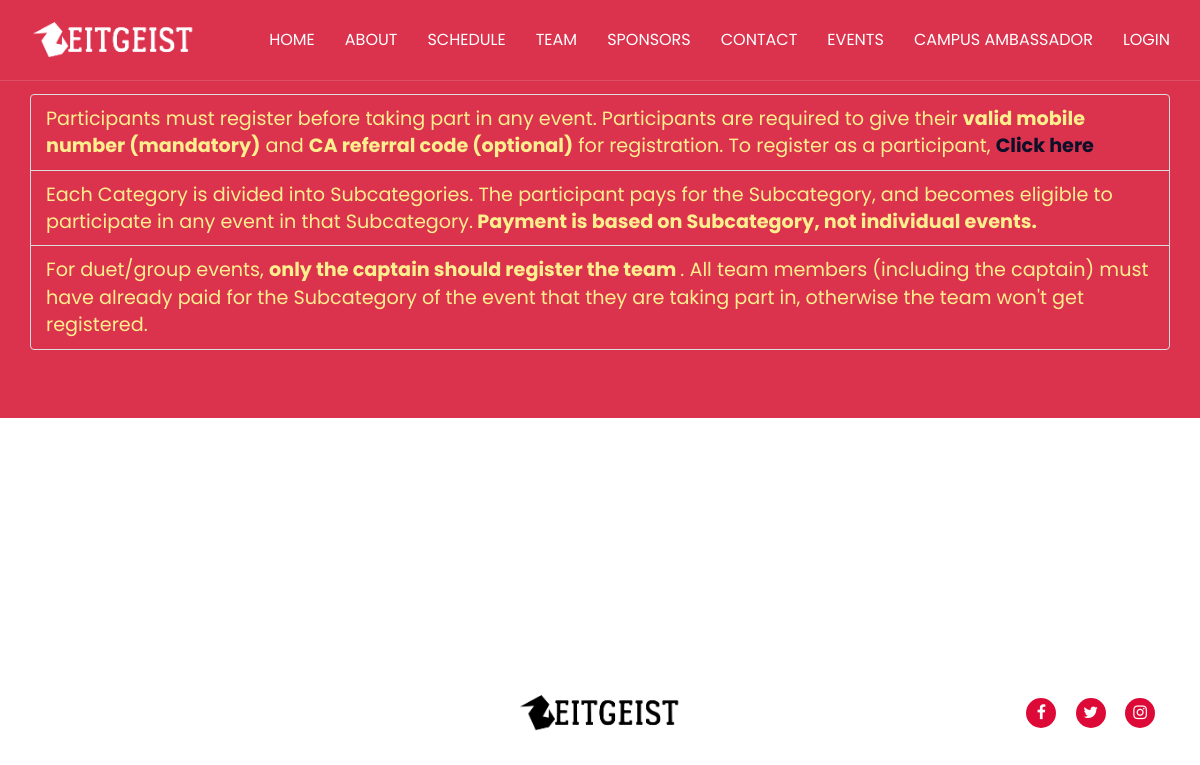
/events/, run on an earlier commit of the app's database.
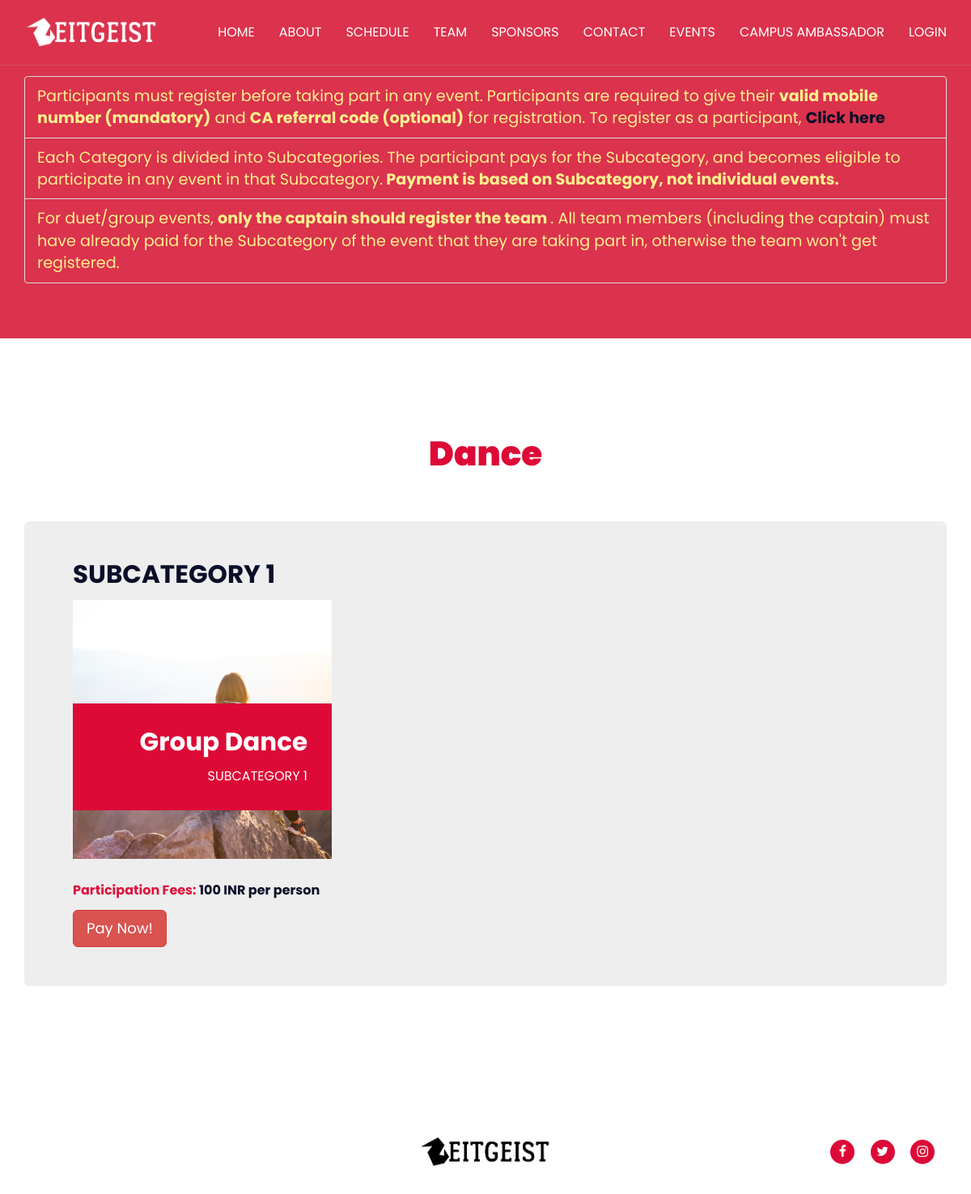
And on a later commit of the database.
### main_page/models.py (models this page shows, shortened)
class Category(models.Model):
    CATEGORY_CHOICES = [
        ('Dance', 'Dance'),
        ('Dramatics', 'Dramatics'),
        ('Fine Arts', 'Fine Arts'),
        ('Gaming', 'Gaming'),
        ('Life Style', 'Life Style'),
        ('Literary', 'Literary'),
        ('Music', 'Music'),
        ('Photography', 'Photography'),
        ('Quizzing', 'Quizzing'),
        ('Video Making', 'Video Making'),
    ]
    name = models.CharField(
        max_length=20,
        choices=CATEGORY_CHOICES,
        null=False,
        blank=False,
    )
    class Meta:
        verbose_name_plural = 'Categories'

class Subcategory(models.Model):
    name = models.CharField(max_length=40, null=False, blank=False)
    category = models.ForeignKey(Category, on_delete=models.CASCADE, blank=False, null=False)
    participation_fees_per_person = models.IntegerField(blank=False)
    class Meta:
        verbose_name_plural = 'Subcategories'

class Event(models.Model):
    name = models.CharField(max_length=40, null=False, blank=False)
    subcategory = models.ForeignKey(Subcategory, on_delete=models.CASCADE)
    EVENT_TYPE_CHOICES = [
        ('Solo', 'Solo'),
        ('Duet', 'Duet'),
        ('Group', 'Group'),
    ]
    event_type = models.CharField(
        max_length=5,
        choices=EVENT_TYPE_CHOICES,
        null=False,
        blank=False,
    )
    first_cash_prize = models.IntegerField(blank=False)
    second_cash_prize = models.IntegerField(blank=False)
    third_cash_prize = models.IntegerField(blank=False)
    minimum_team_size = models.IntegerField(blank=False)
    maximum_team_size = models.IntegerField(blank=False)
    start_date_time = models.DateTimeField(blank=False)
    end_date_time = models.DateTimeField(blank=False)
    link_to_rulebook = models.URLField(max_length=400, verbose_name='Link to Rulebook', blank=False)
    description = models.TextField(blank=False)

### main_page/views.py (the view)
# urls.py: path('events/', views.main_page_events, name="main_page_events"),
def main_page_events(request):
    events_data = {}
    categories = Category.objects.all()
    for category in categories:
        events_data[category] = {}
        subcategories = category.subcategory_set.all()
        for subcategory in subcategories:
            events_data[category][subcategory] = subcategory.event_set.all()
    return render(request, 'main_page/events.html', {'events_data': events_data})

### main_page/templates/main_page/events.html (shortened to what this page needs)
{% extends "main_page/base.html" %}
{% load static %}
{% block content %}
<div class='jumbotron' style="background-color:#db324d; color:#fdef8d ">
    <br><br>
    <div class='container'>
        <ul class='list-group'>
            <li style="background-color:#db324d; color:#fdef8d; font-size: larger " class='list-group-item'>Participants must register before taking part in any event. Participants are required to give their <strong>valid mobile number (mandatory)</strong> and <strong>CA referral code (optional)</strong> for registration. To register as a participant, <a href="{% url 'register_as_participant' %}" style="font-weight:bold">Click here</a></li>
            <li style="background-color:#db324d; color:#fdef8d; font-size: larger " class='list-group-item'>Each Category is divided into Subcategories. The participant pays for the Subcategory, and becomes eligible to participate in any event in that Subcategory.<strong> Payment is based on Subcategory, not individual events.</strong></li>
            <li style="background-color:#db324d; color:#fdef8d; font-size: larger " class='list-group-item'>For duet/group events, <strong>only the captain should register the team </strong>. All team members (including the captain) must have already paid for the Subcategory of the event that they are taking part in, otherwise the team won't get registered.</li>
        </ul>
    </div>
</div>
<div id="Events" class="section">
    <div class="container">
        {% for category,subcategories in events_data.items %}
        <div class="section-title">
            <h3 class="title"><span style="color: #dd0a37;">{{ category.name }}</span></h3>
        </div>
        {% for subcategory,events in subcategories.items %}
        <div class="jumbotron">
            <h2 class="title">{{ subcategory.name }}</h2>
            <div class="row">
                {% for event in events %}
                <div class="col-md-4 col-xs-6">
                    <div class="member" data-toggle="modal" data-target="#{{ event.name|cut:' '|cut:'('|cut:')' }}">
                        <div class="member-img">
                        </div>
                        <div class="member-body">
                            <div class="member-content">
                                <h2>{{ event.name }}</h2>
                                <span>{{ subcategory.name }}</span>
                            </div>
                        </div>
                    </div>
                </div>
                {% endfor %}
            </div>
            <h4 class='title'><span style="color: crimson">Participation Fees:</span> {{ subcategory.participation_fees_per_person }} INR per person</h4>
            <a href="{% url 'pay_for_subcategory' subcategory.id %}" class='btn btn-danger btn-lg'>Pay Now!</a>
        </div>
        {% endfor %}
        {% endfor %}
    </div>
</div>
{% endblock content %}

### main_page/templates/main_page/base.html (shortened to what this page needs)
{% load static %}
<!DOCTYPE html>
<html lang="en">
<head>
	<link type="text/css" rel="stylesheet" href="{% static 'main_page/css/bootstrap.min.css' %}" />
	<link type="text/css" rel="stylesheet" href="{% static 'main_page/css/owl.carousel.css' %}" />
	<link type="text/css" rel="stylesheet" href="{% static 'main_page/css/owl.theme.default.css' %}" />
	<link rel="stylesheet" href="{% static 'main_page/css/font-awesome.min.css' %}">
	<link type="text/css" rel="stylesheet" href="{% static 'main_page/css/style.css' %}" />
</head>
<body>
	<header id="header" class="transparent-navbar">
		<div class="container">
			<div class="navbar-header">
				<div class="navbar-brand">
					<a class="logo" href="{% url 'main_page_home' %}">
						<img class="logo-alt-img" src="{% static 'main_page/img/logo-alt.png' %}" alt="logo">
					</a>
				</div>
			</div>
			<nav id="nav">
				<ul class="main-nav nav navbar-nav navbar-right">
					{% if title %}
					<li><a href="#home">Home</a></li>
					<li><a href="#about">About</a></li>
					<li><a href="#schedule">Schedule</a></li>
					<li><a href="#team">Team</a></li>
					<li><a href="#sponsors">Sponsors</a></li>
					<li><a href="#contact">Contact</a></li>
					{% else %}
					<li><a href="{% url 'main_page_home' %}#home">Home</a></li>
					<li><a href="{% url 'main_page_home' %}#about">About</a></li>
					<li><a href="{% url 'main_page_home' %}#schedule">Schedule</a></li>
					<li><a href="{% url 'main_page_home' %}#team">Team</a></li>
					<li><a href="{% url 'main_page_home' %}#sponsors">Sponsors</a></li>
					<li><a href="{% url 'main_page_home' %}#contact">Contact</a></li>
					{% endif %}
					<li><a href="{% url 'main_page_events' %}">Events</a></li>
					<li><a href="{% url 'campus_ambassador_home' %}">Campus Ambassador</a></li>
					{% if request.user.is_authenticated %}
					<li><a href="{% url 'account_logout' %}">Logout</a></li>
					{% else %}
					<li><a href="{% url 'account_login' %}">Login</a></li>
					{% endif %}
				</ul>
			</nav>
		</div>
	</header>
	{% block content %} {% endblock %}
	<footer id="footer">
		<div class="container">
			<div class="row">
				<div class="col-md-4 col-md-push-4">
					<div class="footer-brand">
						<a class="logo" href="{% url 'main_page_home' %}">
							<img class="logo-img" src="{% static 'main_page/img/logo.png' %}" alt="logo">
						</a>
					</div>
				</div>
				<div class="col-md-4 col-md-push-4">
					<div class="contact-social">
						<a href="https://www.facebook.com/zeitgeist.iitrpr/" target="_blank"><i class="fa fa-facebook"></i></a>
						<a href="https://twitter.com/zeitgeist_rpr" target="_blank"><i class="fa fa-twitter"></i></a>
						<a href="https://www.instagram.com/zeitgeist_iitrpr/" target="_blank"><i class="fa fa-instagram"></i></a>
					</div>
				</div>
			</div>
		</div>
	</footer>
</body>
</html>

### main_page/static/main_page/css/style.css (style rules this page uses)
body { font-family: 'Poppins', sans-serif; font-size: 16px; color: #444; }
h1, h2, h3, h4, h5, h6 { margin: 0px 0px 15px; color: #0b0f28; font-weight: 700; }
h2 { font-size: 31px; }
h3 { font-size: 22px; }
h4 { font-size: 16px; }
a { color: #0b0f28; -webkit-transition: 0.3s color; transition: 0.3s color; }
ul, ol { margin: 0; padding: 0; list-style: none }
.section { position: relative; padding: 90px 0px; }
.section-title { text-align: center; margin-bottom: 60px; }
.section-title .title { position: relative; text-transform: capitalize; font-weight: 900; font-size: 42px; overflow: hidden; }
.section-title .title>span { -webkit-transform: translateY(100%); -ms-transform: translateY(100%); transform: translateY(100%); display: inline-block; z-index: 10; -webkit-transition: 0.6s; transition: 0.6s; }
.section-title .title>span.appear { -webkit-transform: translateY(0%); -ms-transform: translateY(0%); transform: translateY(0%); }
.navbar-brand { padding: 0; margin: 15px 0px; }
.navbar-brand .logo { display: inline-block; }
.navbar-brand .logo>img { max-height: 50px; }
#header { position: relative; background-color: #FFF; border-bottom: 1px solid #0000001a; z-index: 80; -webkit-transition: 0.3s all; transition: 0.3s all; }
#header.transparent-navbar { position: absolute; left: 0; right: 0; top: 0; background-color: transparent; border-bottom: 1px solid #DADADA30; }
.main-nav li a { position: relative; padding: 30px 15px; color: #0b0f28; text-transform: uppercase; -webkit-transition: 0.3s all; transition: 0.3s all; }
#header.transparent-navbar .main-nav li a { color: #FFF; }
.member { position: relative; cursor: pointer; margin-bottom: 30px; }
.member:after { content: ""; position: absolute; left: 0; top: 0; bottom: 0; right: 0; background-color: #000; opacity: 0; -webkit-transition: 0.3s all; transition: 0.3s all; }
.member .member-body { position: absolute; bottom: 60px; left: 0; right: 0; }
.member .member-content { position: relative; padding: 30px; background: #dd0a37; text-align: right; z-index: 20; }
.member .member-content>h2 { color: #FFF; }
.member .member-content>span { color: #fff; }
#footer { padding: 60px 0px; }
.footer-brand { text-align: center; }
.footer-brand .logo>img { max-height: 50px; }
.contact-social { text-align: right; margin: 10px 0px; }
.contact-social a { display: inline-block; width: 30px; height: 30px; text-align: center; border-radius: 50%; background: #dd0a37; color: #fff; line-height: 30px; margin-right: 15px; -webkit-transition: 0.3s all; transition: 0.3s all; }

What changed in the data, as far as the page shows it:
added Category: name "Dance"
added Subcategory: name "SUBCATEGORY 1", participation_fees_per_person "100"
added Event: name "Group Dance"
